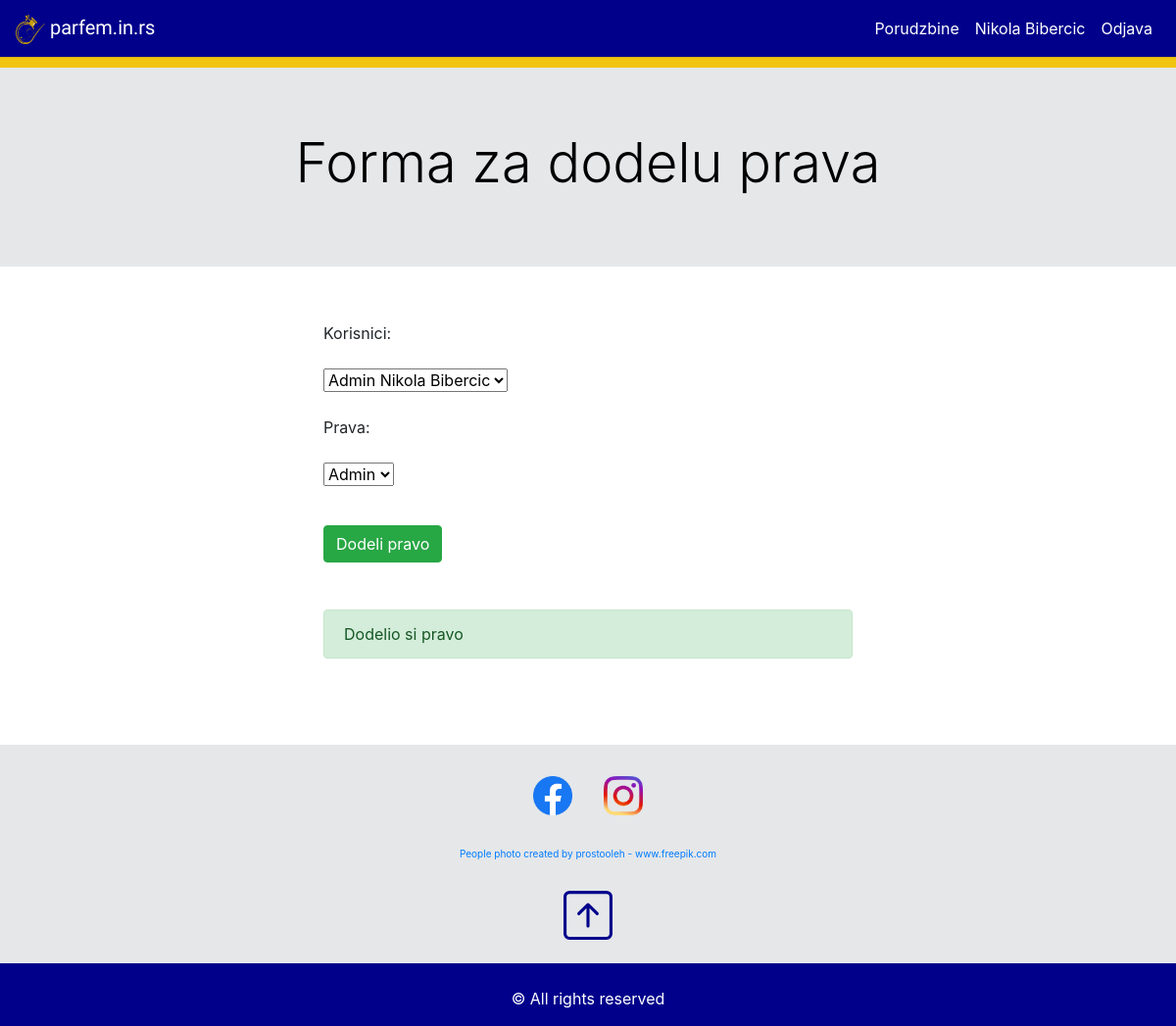
Screenshot of /views/admin.add.role.view.php?roleAdded=1 (signed in) with the database file from the repository.
### tables this page shows
CREATE TABLE settings(
	setting_id int AUTO_INCREMENT PRIMARY KEY,
	setting_description varchar(150),
	setting_value varchar(150),
	setting_value_2 varchar(150)
);

### classes/Connection.php (called while the page is built)
<?php
    class Connection{
        public $host='localhost';
        public $dbname='shop';
        public $username='root';
        public $password='';
        public function connect(){
            try{
                return new PDO("mysql:host={$this->host};dbname={$this->dbname};charset=utf8",$this->username,$this->password);
            }catch(PDOException $e){
                echo 'Error'.$e->getMessage();
            }
        }
    }
?>

### objects.php (called while the page is built, shortened)
<?php
    require 'classes/Connection.php';
    require 'classes/ConnectionBuilder.php';
    require 'classes/User.php';
    require 'classes/Setting.php';
    $conn = new Connection();
    $user = new User($conn->connect());
    $setting = new Setting($conn->connect());
?>

### classes/ConnectionBuilder.php (called while the page is built, shortened)
<?php
    class ConnectionBuilder{
        public function __construct($conn){
            $this->conn = $conn;
        }
    }
?>

### classes/User.php (called while the page is built, shortened)
<?php
    class User extends ConnectionBuilder{
        public function checkUserAdmin($user_id){
            $sql = "select ur.user_id
                    from user_roles ur
                    inner join roles r on r.role_id = ur.role_id
                    where   ur.user_id = {$user_id}
                            and r.name = 'Admin' ";
            $query = $this->conn->prepare($sql);
            $query->execute();
            $checkUserAdmin = $query->fetchAll(PDO::FETCH_OBJ);
            return $checkUserAdmin;
        }
        public function selectAllUsers(){
            $sql = "select u.*, r.name as role_name
                    from users u
                    left join user_roles ur on ur.user_id = u.user_id
                    left join roles r on r.role_id = ur.role_id
                    order by r.role_id desc, u.user_id desc ";
            $query = $this->conn->prepare($sql);
            $query->execute();
            $result = $query->fetchAll(PDO::FETCH_OBJ);
            return $result;
        }
        public function selectAllRoles(){
            $sql = "select r.*
                    from roles r ";
            $query = $this->conn->prepare($sql);
            $query->execute();
            $result = $query->fetchAll(PDO::FETCH_OBJ);
            return $result;
        }
    }
?>

### views/admin.add.role.view.php (the view, shortened to what this page needs)
<?php require '../objects.php'; ?>
<?php require '../partials/header.php'; ?>
<?php require '../partials/navbar.php'; ?>
<?php
 $setting->navbar('Forma za dodelu prava');
?>
<br>
<div class="container">
    <div class="row">
        <div class="col-3">
        </div>
        <div class="col-6">
            <form action="../files/add.role.php" method="POST" enctype="multipart/form-data">
                <div class="form-group">
                    Korisnici:<br><br>
                    <select name="formUserId" id="">
                        <?php  $result = $user->selectAllUsers(); foreach($result as $x):  ?>
                            <option value=<?php echo $x->user_id; ?> class="form-control"><?php echo $x->role_name.' '.$x->name; ?></option>
                        <?php endforeach; ?>
                    </select><br><br>
                    Prava:<br><br>
                    <select name="roleId" id="">
                        <?php  $result = $user->selectAllRoles(); foreach($result as $x):  ?>
                            <option value=<?php echo $x->role_id; ?> class="form-control"><?php echo $x->name; ?></option>
                        <?php endforeach; ?>
                    </select><br><br>
                </div>
                <button class="btn btn-success" type="submit" name="addRole">Dodeli pravo</button>
            </form>
            <br>
            <br>
            <?php if(isset($_GET['roleAdded']) && $_GET['roleAdded']==true): ?>
                <div class="alert alert-success" role="alert">Dodelio si pravo</div>
            <?php endif; ?>
        </div>
        <div class="col-3">
        </div>
    </div>
</div>
<br>
<br>
<br>
<?php require '../partials/footer.php'; ?>

### partials/navbar.php (shortened to what this page needs)
<?php
$navbarTextColor = $setting->selectSettingValue(23);
$navbarLogoImageLinkShow = $setting->selectSettingValue(24);
?>
<div class="sticky-top">
    <?php $navbarBackgroundColor = $setting->selectSettingValue(21); ?>
    <nav class="navbar navbar-expand-lg navbar-dark" <?php echo 'style="background-color: '.$navbarBackgroundColor[0]->setting_value.'; " '?> >
            <a class="navbar-brand" href="/shop/index.php" <?php echo 'style="font-family: Dancing Script, cursive; color:'.$navbarTextColor[0]->setting_value.'; " ' ?>>
                <?php $logoIconLink = $setting->selectSettingValue(17); ?>
                <?php if($navbarLogoImageLinkShow[0]->setting_value=='true'): ?>
                    <img src=<?php echo $logoIconLink[0]->setting_value ?> class="card-img-top" alt="" style="height:30px; width:30px;">
                <?php endif; ?>
                parfem.in.rs
            </a>
            <div class="collapse navbar-collapse" id="navbarTogglerDemo02">
                <ul class="navbar-nav ml-auto">
                    <?php
                        if(isset($_SESSION['user'])){
                            $userId = $_SESSION['user']->user_id;
                        }
                    ?>
                    <?php if(!isset($_SESSION['user'])):  ?>
                        <?php echo ''; ?>
                    <?php elseif($user->checkUserAdmin($userId) or $user->checkUserBloger($userId)):  ?>
                        <li class="nav-item">
                            <a href="/shop/views/admin.orders.view.php" class="nav-link" id="navLink1" <?php echo 'style="color: '.$navbarTextColor[0]->setting_value.'; " '?>>Porudzbine</a>
                        </li>
                    <?php endif; ?>
                    <?php if(isset($_SESSION['user'])): ?>
                        <li class="nav-item">
                            <a href="/shop/views/admin.view.php" class="nav-link" id="navLink2" <?php echo 'style="color: '.$navbarTextColor[0]->setting_value.'; " '?>>
                                <?php
                                    echo $_SESSION['user']->name;
                                ?>
                            </a>
                        </li>
                        <li class="nav-item"><a href="/shop/files/logout.php" class="nav-link" id="navLink3" <?php echo 'style="color: '.$navbarTextColor[0]->setting_value.'; " '?>>Odjava</a></li>
                    <?php else: ?>
                        <li class="nav-item" ><a href="/shop/views/login.view.php" class="nav-link" id="navLink4" <?php echo 'style="color: '.$navbarTextColor[0]->setting_value.'; " '?>>Prijava</a></li>
                    <?php endif; ?>
                </ul>
            </div>
    </nav>
    <?php $navbarJumbotronColor = $setting->selectSettingValue(3); ?>
    <hr class="" class="bg-warning" <?php echo 'style="background-color:'.$navbarJumbotronColor[0]->setting_value.'; height:10px; margin:auto; " ' ?> >
</div>

### partials/footer.php (shortened to what this page needs)
    <?php $footerJumbotronColor = $setting->selectSettingValue(1); ?>
    <div class="container-fluid" <?php echo 'style="background-color:'.$footerJumbotronColor[0]->setting_value.'; " ' ?> >
        <div class="row">
            <div class="col-12" >
                <br>
                <ul class="nav justify-content-center">
                    <?php
                        $facebookIconShow = $setting->selectSettingValue(7);
                        if($facebookIconShow[0]->setting_value=='true'):
                     ?>
                        <li class="nav-item"><a href="#" class="nav-link"><img src=<?php $facebookIconLink = $setting->selectSettingValue(9); echo $facebookIconLink[0]->setting_value; ?> class="img-fluid" alt="Responsive image" width="40px" height="40px"></a></li>
                    <?php endif; ?>
                    <?php
                        $instagramIconShow = $setting->selectSettingValue(8);
                        if($instagramIconShow[0]->setting_value=='true'):
                     ?>
                        <li class="nav-item"><a href="#" class="nav-link"><img src=<?php $instagramIconLink = $setting->selectSettingValue(10); echo $instagramIconLink[0]->setting_value; ?> class="img-fluid" alt="Responsive image" width="40px" height="40px"></a></li>
                    <?php endif; ?>
                </ul>
                <br>
                <div class="text-center" style="font-size: 10px;">
                    <?php
                        $footerJumbotronlink1Show = $setting->selectSettingValue(12);
                        if($footerJumbotronlink1Show[0]->setting_value=='true'):
                     ?>
                        <?php $footerJumbotronlink1 = $setting->selectSettingValue(14); ?>
                        <a href=<?php echo $footerJumbotronlink1[0]->setting_value;  ?> ><?php echo $footerJumbotronlink1[0]->setting_value_2;  ?></a>
                        <br>
                    <?php endif; ?>
                    <?php $backToTopTextColor = $setting->selectSettingValue(11); ?>
                    <br>
                    <br>
                    <a id="back-to-top" href="#" class="" role="button" title="Click to return on the top page" data-toggle="tooltip" data-placement="left">
                        <svg xmlns="http://www.w3.org/2000/svg" width="50" height="50" fill="currentColor" class="bi bi-arrow-up-square" viewBox="0 0 16 16"  <?php echo 'style="color:'.$backToTopTextColor[0]->setting_value.'; " ' ?> >
                            <path fill-rule="evenodd" d="M15 2a1 1 0 0 0-1-1H2a1 1 0 0 0-1 1v12a1 1 0 0 0 1 1h12a1 1 0 0 0 1-1V2zM0 2a2 2 0 0 1 2-2h12a2 2 0 0 1 2 2v12a2 2 0 0 1-2 2H2a2 2 0 0 1-2-2V2zm8.5 9.5a.5.5 0 0 1-1 0V5.707L5.354 7.854a.5.5 0 1 1-.708-.708l3-3a.5.5 0 0 1 .708 0l3 3a.5.5 0 0 1-.708.708L8.5 5.707V11.5z"/>
                        </svg>
                    </a>
                </div>
                <br>
            </div>
        </div>
    </div>
    <?php
        $footerColor = $setting->selectSettingValue(5);
        $footerTextColor = $setting->selectSettingValue(6);
    ?>
    <div class="container-fluid" <?php echo 'style="background-color:'.$footerColor[0]->setting_value.'; color:'.$footerTextColor[0]->setting_value.'  " ' ?> >
        <div class="row">
            <div class="col-12 text-center">
                <div>
                    <br>
                    <p>&copy; All rights reserved</p>
                </div>
            </div>
        </div>
    </div>
</body>
</html>

### rows the page displays
settings: setting_value (picture)
settings: setting_value (picture)
settings: setting_value (picture)
settings: setting_value_2 "People photo created by prostooleh - www.freepik.com"

### other values shown
$_SESSION['user']->name "Nikola Bibercic"
$text "Forma za dodelu prava"
form field formUserId "Admin Nikola Bibercic"
form field roleId "Admin"
